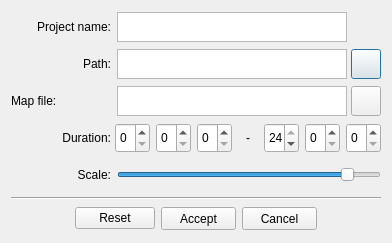
<?xml version="1.0" encoding="UTF-8"?>
<ui version="4.0">
 <class>eNetEditorNewFileDialog</class>
 <widget class="QDialog" name="eNetEditorNewFileDialog">
  <property name="geometry">
   <rect>
    <x>0</x>
    <y>0</y>
    <width>392</width>
    <height>243</height>
   </rect>
  </property>
  <property name="minimumSize">
   <size>
    <width>392</width>
    <height>243</height>
   </size>
  </property>
  <property name="maximumSize">
   <size>
    <width>392</width>
    <height>243</height>
   </size>
  </property>
  <property name="windowTitle">
   <string>New eNetEditor project</string>
  </property>
  <property name="windowIcon">
   <iconset resource="../../../resources/eNetEditorResources.qrc">
    <normaloff>:/icons/newProject.ico</normaloff>:/icons/newProject.ico</iconset>
  </property>
  <property name="modal">
   <bool>true</bool>
  </property>
  <layout class="QVBoxLayout" name="verticalLayout">
   <item>
    <layout class="QHBoxLayout" name="horizontalLayout">
     <item>
      <widget class="QLabel" name="LabelProjectName">
       <property name="minimumSize">
        <size>
         <width>100</width>
         <height>30</height>
        </size>
       </property>
       <property name="maximumSize">
        <size>
         <width>100</width>
         <height>30</height>
        </size>
       </property>
       <property name="text">
        <string>&lt;html&gt;&lt;head/&gt;&lt;body&gt;&lt;p align=&quot;right&quot;&gt;Project name:&lt;/p&gt;&lt;/body&gt;&lt;/html&gt;</string>
       </property>
      </widget>
     </item>
     <item>
      <widget class="QTextEdit" name="TextProjectName">
       <property name="minimumSize">
        <size>
         <width>230</width>
         <height>30</height>
        </size>
       </property>
       <property name="maximumSize">
        <size>
         <width>230</width>
         <height>30</height>
        </size>
       </property>
       <property name="verticalScrollBarPolicy">
        <enum>Qt::ScrollBarAlwaysOff</enum>
       </property>
       <property name="horizontalScrollBarPolicy">
        <enum>Qt::ScrollBarAlwaysOff</enum>
       </property>
       <property name="lineWrapMode">
        <enum>QTextEdit::NoWrap</enum>
       </property>
      </widget>
     </item>
     <item>
      <spacer name="horizontalSpacer">
       <property name="orientation">
        <enum>Qt::Horizontal</enum>
       </property>
       <property name="sizeHint" stdset="0">
        <size>
         <width>40</width>
         <height>20</height>
        </size>
       </property>
      </spacer>
     </item>
    </layout>
   </item>
   <item>
    <layout class="QHBoxLayout" name="horizontalLayout_2">
     <item>
      <widget class="QLabel" name="LabelPath">
       <property name="minimumSize">
        <size>
         <width>100</width>
         <height>30</height>
        </size>
       </property>
       <property name="maximumSize">
        <size>
         <width>100</width>
         <height>30</height>
        </size>
       </property>
       <property name="text">
        <string>&lt;html&gt;&lt;head/&gt;&lt;body&gt;&lt;p align=&quot;right&quot;&gt;Path:&lt;/p&gt;&lt;/body&gt;&lt;/html&gt;</string>
       </property>
      </widget>
     </item>
     <item>
      <widget class="QTextEdit" name="TextPath">
       <property name="minimumSize">
        <size>
         <width>230</width>
         <height>30</height>
        </size>
       </property>
       <property name="maximumSize">
        <size>
         <width>230</width>
         <height>30</height>
        </size>
       </property>
       <property name="verticalScrollBarPolicy">
        <enum>Qt::ScrollBarAlwaysOff</enum>
       </property>
       <property name="horizontalScrollBarPolicy">
        <enum>Qt::ScrollBarAlwaysOff</enum>
       </property>
       <property name="autoFormatting">
        <set>QTextEdit::AutoNone</set>
       </property>
       <property name="lineWrapMode">
        <enum>QTextEdit::NoWrap</enum>
       </property>
       <property name="readOnly">
        <bool>true</bool>
       </property>
      </widget>
     </item>
     <item>
      <widget class="QPushButton" name="ButtonSearchPath">
       <property name="sizePolicy">
        <sizepolicy hsizetype="Fixed" vsizetype="Fixed">
         <horstretch>0</horstretch>
         <verstretch>0</verstretch>
        </sizepolicy>
       </property>
       <property name="minimumSize">
        <size>
         <width>30</width>
         <height>30</height>
        </size>
       </property>
       <property name="maximumSize">
        <size>
         <width>30</width>
         <height>30</height>
        </size>
       </property>
       <property name="autoFillBackground">
        <bool>false</bool>
       </property>
       <property name="styleSheet">
        <string notr="true"/>
       </property>
       <property name="text">
        <string/>
       </property>
       <property name="icon">
        <iconset resource="../../../resources/eNetEditorResources.qrc">
         <normaloff>:/main/findFile.ico</normaloff>:/main/findFile.ico</iconset>
       </property>
       <property name="iconSize">
        <size>
         <width>20</width>
         <height>20</height>
        </size>
       </property>
      </widget>
     </item>
    </layout>
   </item>
   <item>
    <layout class="QHBoxLayout" name="horizontalLayout_3">
     <item>
      <widget class="QLabel" name="LabelMapFile">
       <property name="minimumSize">
        <size>
         <width>100</width>
         <height>30</height>
        </size>
       </property>
       <property name="maximumSize">
        <size>
         <width>100</width>
         <height>30</height>
        </size>
       </property>
       <property name="text">
        <string>&lt;html&gt;&lt;head/&gt;&lt;body&gt;&lt;p align=&quot;right&quot;&gt;Map file:&lt;/p&gt;&lt;/body&gt;&lt;/html&gt;</string>
       </property>
      </widget>
     </item>
     <item>
      <widget class="QTextEdit" name="TextMapFile">
       <property name="minimumSize">
        <size>
         <width>230</width>
         <height>30</height>
        </size>
       </property>
       <property name="maximumSize">
        <size>
         <width>230</width>
         <height>30</height>
        </size>
       </property>
       <property name="verticalScrollBarPolicy">
        <enum>Qt::ScrollBarAlwaysOff</enum>
       </property>
       <property name="horizontalScrollBarPolicy">
        <enum>Qt::ScrollBarAlwaysOff</enum>
       </property>
       <property name="lineWrapMode">
        <enum>QTextEdit::NoWrap</enum>
       </property>
       <property name="readOnly">
        <bool>true</bool>
       </property>
      </widget>
     </item>
     <item>
      <widget class="QPushButton" name="ButtonSearchMap">
       <property name="sizePolicy">
        <sizepolicy hsizetype="Fixed" vsizetype="Fixed">
         <horstretch>0</horstretch>
         <verstretch>0</verstretch>
        </sizepolicy>
       </property>
       <property name="minimumSize">
        <size>
         <width>30</width>
         <height>30</height>
        </size>
       </property>
       <property name="maximumSize">
        <size>
         <width>30</width>
         <height>30</height>
        </size>
       </property>
       <property name="layoutDirection">
        <enum>Qt::LeftToRight</enum>
       </property>
       <property name="autoFillBackground">
        <bool>false</bool>
       </property>
       <property name="styleSheet">
        <string notr="true"/>
       </property>
       <property name="text">
        <string/>
       </property>
       <property name="icon">
        <iconset resource="../../../resources/eNetEditorResources.qrc">
         <normaloff>:/main/findFile.ico</normaloff>:/main/findFile.ico</iconset>
       </property>
       <property name="iconSize">
        <size>
         <width>20</width>
         <height>20</height>
        </size>
       </property>
      </widget>
     </item>
    </layout>
   </item>
   <item>
    <layout class="QHBoxLayout" name="horizontalLayout_5">
     <item>
      <widget class="QLabel" name="LabelBegin">
       <property name="minimumSize">
        <size>
         <width>100</width>
         <height>30</height>
        </size>
       </property>
       <property name="maximumSize">
        <size>
         <width>100</width>
         <height>30</height>
        </size>
       </property>
       <property name="text">
        <string>Duration:</string>
       </property>
       <property name="alignment">
        <set>Qt::AlignRight|Qt::AlignTrailing|Qt::AlignVCenter</set>
       </property>
      </widget>
     </item>
     <item>
      <widget class="QSpinBox" name="QSpinBoxBeginHour">
       <property name="minimumSize">
        <size>
         <width>35</width>
         <height>30</height>
        </size>
       </property>
       <property name="maximumSize">
        <size>
         <width>35</width>
         <height>30</height>
        </size>
       </property>
       <property name="maximum">
        <number>24</number>
       </property>
      </widget>
     </item>
     <item>
      <widget class="QSpinBox" name="QSpinBoxBeginMinute">
       <property name="minimumSize">
        <size>
         <width>35</width>
         <height>30</height>
        </size>
       </property>
       <property name="maximumSize">
        <size>
         <width>35</width>
         <height>30</height>
        </size>
       </property>
       <property name="maximum">
        <number>59</number>
       </property>
      </widget>
     </item>
     <item>
      <widget class="QSpinBox" name="QSpinBoxBeginSecond">
       <property name="minimumSize">
        <size>
         <width>35</width>
         <height>30</height>
        </size>
       </property>
       <property name="maximumSize">
        <size>
         <width>35</width>
         <height>30</height>
        </size>
       </property>
       <property name="maximum">
        <number>59</number>
       </property>
      </widget>
     </item>
     <item>
      <widget class="QLabel" name="LabelEnd">
       <property name="minimumSize">
        <size>
         <width>20</width>
         <height>30</height>
        </size>
       </property>
       <property name="maximumSize">
        <size>
         <width>20</width>
         <height>30</height>
        </size>
       </property>
       <property name="text">
        <string>&lt;html&gt;&lt;head/&gt;&lt;body&gt;&lt;p align=&quot;center&quot;&gt;-&lt;/p&gt;&lt;/body&gt;&lt;/html&gt;</string>
       </property>
      </widget>
     </item>
     <item>
      <widget class="QSpinBox" name="QSpinBoxEndHour">
       <property name="minimumSize">
        <size>
         <width>35</width>
         <height>30</height>
        </size>
       </property>
       <property name="maximumSize">
        <size>
         <width>35</width>
         <height>30</height>
        </size>
       </property>
       <property name="maximum">
        <number>24</number>
       </property>
       <property name="value">
        <number>24</number>
       </property>
      </widget>
     </item>
     <item>
      <widget class="QSpinBox" name="QSpinBoxEndMinute">
       <property name="minimumSize">
        <size>
         <width>35</width>
         <height>30</height>
        </size>
       </property>
       <property name="maximumSize">
        <size>
         <width>35</width>
         <height>30</height>
        </size>
       </property>
       <property name="maximum">
        <number>59</number>
       </property>
      </widget>
     </item>
     <item>
      <widget class="QSpinBox" name="QSpinBoxEndSecond">
       <property name="minimumSize">
        <size>
         <width>35</width>
         <height>30</height>
        </size>
       </property>
       <property name="maximumSize">
        <size>
         <width>35</width>
         <height>30</height>
        </size>
       </property>
       <property name="maximum">
        <number>59</number>
       </property>
      </widget>
     </item>
    </layout>
   </item>
   <item>
    <layout class="QHBoxLayout" name="horizontalLayout_4">
     <item>
      <widget class="QLabel" name="LabelScale">
       <property name="minimumSize">
        <size>
         <width>100</width>
         <height>30</height>
        </size>
       </property>
       <property name="maximumSize">
        <size>
         <width>100</width>
         <height>30</height>
        </size>
       </property>
       <property name="text">
        <string>&lt;html&gt;&lt;head/&gt;&lt;body&gt;&lt;p align=&quot;right&quot;&gt;Scale:&lt;/p&gt;&lt;/body&gt;&lt;/html&gt;</string>
       </property>
      </widget>
     </item>
     <item>
      <widget class="QSlider" name="horizontalSlider">
       <property name="minimumSize">
        <size>
         <width>0</width>
         <height>19</height>
        </size>
       </property>
       <property name="maximumSize">
        <size>
         <width>16777215</width>
         <height>19</height>
        </size>
       </property>
       <property name="maximum">
        <number>19</number>
       </property>
       <property name="value">
        <number>17</number>
       </property>
       <property name="orientation">
        <enum>Qt::Horizontal</enum>
       </property>
      </widget>
     </item>
    </layout>
   </item>
   <item>
    <widget class="Line" name="line">
     <property name="orientation">
      <enum>Qt::Horizontal</enum>
     </property>
    </widget>
   </item>
   <item>
    <layout class="QHBoxLayout" name="LayoutButtons">
     <item>
      <spacer name="HorizontalSpacer1">
       <property name="orientation">
        <enum>Qt::Horizontal</enum>
       </property>
       <property name="sizeHint" stdset="0">
        <size>
         <width>40</width>
         <height>20</height>
        </size>
       </property>
      </spacer>
     </item>
     <item>
      <widget class="QPushButton" name="ButtonReset">
       <property name="text">
        <string>Reset</string>
       </property>
       <property name="icon">
        <iconset resource="../../../resources/eNetEditorResources.qrc">
         <normaloff>:/main/reset.ico</normaloff>:/main/reset.ico</iconset>
       </property>
      </widget>
     </item>
     <item>
      <widget class="QPushButton" name="ButtonAccept">
       <property name="minimumSize">
        <size>
         <width>75</width>
         <height>23</height>
        </size>
       </property>
       <property name="maximumSize">
        <size>
         <width>75</width>
         <height>23</height>
        </size>
       </property>
       <property name="text">
        <string>Accept</string>
       </property>
       <property name="icon">
        <iconset resource="../../../resources/eNetEditorResources.qrc">
         <normaloff>:/main/accept.ico</normaloff>:/main/accept.ico</iconset>
       </property>
      </widget>
     </item>
     <item>
      <widget class="QPushButton" name="ButtonCancel">
       <property name="minimumSize">
        <size>
         <width>75</width>
         <height>23</height>
        </size>
       </property>
       <property name="maximumSize">
        <size>
         <width>75</width>
         <height>23</height>
        </size>
       </property>
       <property name="text">
        <string>Cancel</string>
       </property>
       <property name="icon">
        <iconset resource="../../../resources/eNetEditorResources.qrc">
         <normaloff>:/main/cancel.ico</normaloff>:/main/cancel.ico</iconset>
       </property>
      </widget>
     </item>
     <item>
      <spacer name="HorizontalSpacer2">
       <property name="orientation">
        <enum>Qt::Horizontal</enum>
       </property>
       <property name="sizeHint" stdset="0">
        <size>
         <width>40</width>
         <height>20</height>
        </size>
       </property>
      </spacer>
     </item>
    </layout>
   </item>
  </layout>
 </widget>
 <resources>
  <include location="../../../resources/eNetEditorResources.qrc"/>
 </resources>
 <connections/>
</ui>
